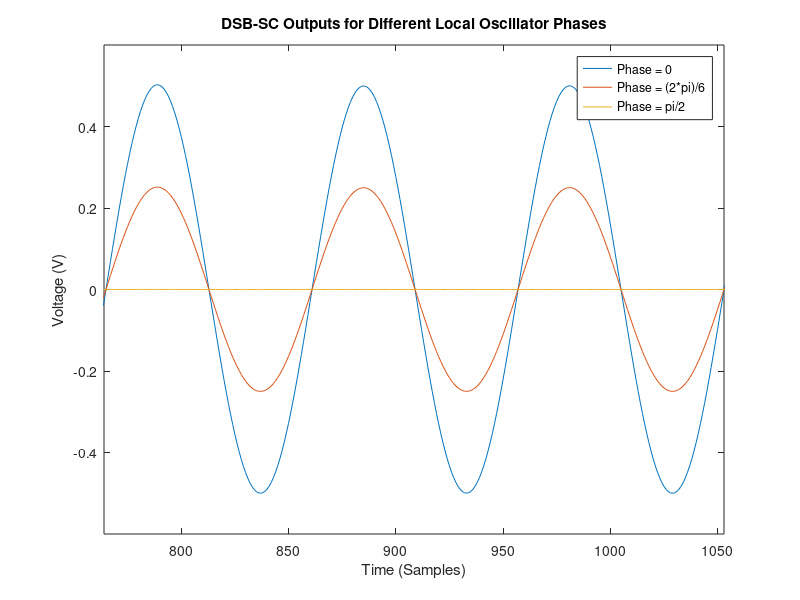

Source code (MATLAB):
%{
~~~~~~~~~~~~~~~~~~~~~~~~~~~~~~~~~~~~~~~~
DSB-SC Transmitter & Receiver Simulation
~~~~~~~~~~~~~~~~~~~~~~~~~~~~~~~~~~~~~~~~
%}

% constants
Fs = 48e3;
fc = 5e3;
Ac = 1;
fm = 500;
T = .05;

% generate the message signal
t = 0:(1/Fs):T;
m = cos(2 * pi * fm * t);

% transmitter

% generate carrier signal
c = Ac * cos(2 * pi * fc * t);

% DSB-SC
u = m .* c;

% channel - noiseless
r = u;

local_c_norm = cos(2 * pi * fc * t);
local_c_semi = cos(2 * pi * fc * t + (pi * 2) / 6);
local_c_worst = cos(2 * pi * fc * t + pi / 2);

% receiver
x = r .* local_c_norm;
y = r .* local_c_semi;
z = r .* local_c_worst;

load dsb_sc_lpf

% Create multi-row matrix for each output
m_out_norm = [1;0;0] * filter(dsb_sc_lpf, 1, x);
m_out_semi = [0;1;0] * filter(dsb_sc_lpf, 1, y);
m_out_worst = [0;0;1] * filter(dsb_sc_lpf, 1, z);

all_plots = m_out_norm + m_out_semi + m_out_worst;

% Plot each receiver phase
plot(all_plots');
axis([764,1053,-.6,.6]);
legend('Phase = 0','Phase = (2*pi)/6','Phase = pi/2');
title('DSB-SC Outputs for Different Local Oscillator Phases');
xlabel('Time (Samples)');
ylabel('Voltage (V)');